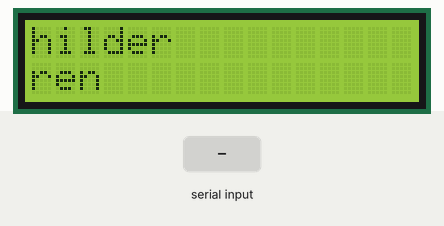
Simulated run of this sketch. Board: Arduino Uno, built with avr-gcc and run on an emulated ATmega328P. On the bench: 16×2 character LCD. The inputs (shaded band) are chosen by the test bench.

Above: at 1.2 s.
1.3 s: "1" received over Serial
At 9.85 s:
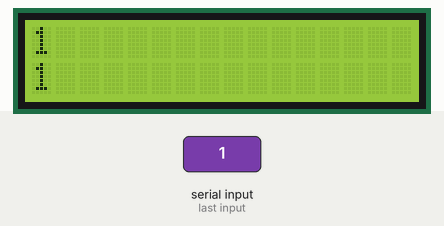
At 10.6 s:
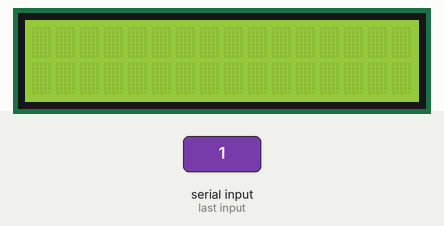

The sketch:

sketch.ino
```cpp
//Include the library code:
#include <LiquidCrystal.h>

//Initialize the library with the numbers of the interface pins
LiquidCrystal lcd(12, 11, 5, 4, 3, 2);

//Message on display; example: "Kunstschilder,schilderen"
String msg = "";
//Old text needs interupt for showing new text on Display
boolean needsInterupt = false;
//Biggest term length
int maxLength = 0;

char receivedMsg[100];
uint16_t bufferIndex;

void setup() {
  //Set up Serial library at 115200 bps
  Serial.begin(115200);

  //Set up the LCD's number of columns and rows:
  lcd.begin(16, 2);

  //Set terms with function
  setTerms("Kunstschilder", "Schilderen");
}

void loop() {
  /*bufferIndex = 0;
  while (Serial.available()) {
    receivedMsg[bufferIndex] = Serial.read();
    bufferIndex++;
  }*/
  //String stringMsg = str(receivedMsg);

  //Buffer is filled
  /*if (bufferIndex  != 0 ){
    //setTerms("Ik", "kom");
    String msg = Serial.readString();
    int commaIndex = stringMsg.indexOf(',');
    int msgLength = stringMsg.length();

    String beginTerm = stringMsg.substring(0, commaIndex);
    String endTerm = stringMsg.substring(commaIndex+1, msgLength);

    setTerms(beginTerm, endTerm);
    moveTerms();
  }*/

  //Buffer is filled
  //if (bufferIndex  != 0 ){
  if (Serial.available() > 0) {
      needsInterupt = true;

      resetDisplay();

      msg = Serial.readString();
      int commaIndex = msg.indexOf(',');
      int msgLength = msg.length();

      String beginTerm = msg.substring(0, commaIndex);
      String endTerm = msg.substring(commaIndex+1, msgLength);

      int beginLength = beginTerm.length();
      int endLength = endTerm.length();
      if(beginLength > endLength) {
        maxLength = beginLength;
      } else {
        maxLength = endLength;
      }

      setTerms(beginTerm, endTerm);

      needsInterupt = false;
   }

   //Shows current text
   if(!needsInterupt) moveTerms();
}

void resetDisplay() {
  lcd.clear();
  lcd.setCursor(0,0);
  msg = "";
}

void setTerms(String firstTerm, String secondTerm) {
  resetDisplay();

  //First row
  lcd.setCursor(1,0);
  //Print a message to the LCD.
  lcd.print(firstTerm);

  //Second row
  lcd.setCursor(1,1);
  //Print a message to the LCD.
  lcd.print(secondTerm);

  //lcd.scrollDisplayLeft();
}

void moveTerms(){

  // scroll 13 positions (string length) to the left
  // to move it offscreen left:
  for (int positionCounter = 0; positionCounter < 13; positionCounter++) {
    if(needsInterupt) break;

    // scroll one position left:
    lcd.scrollDisplayLeft();
    // wait a bit:
    delay(150);
  }

  // scroll 29 positions (string length + display length) to the right
  // to move it offscreen right:
  for (int positionCounter = 0; positionCounter < 29; positionCounter++) {
    if(needsInterupt) break;

    // scroll one position right:
    lcd.scrollDisplayRight();
    // wait a bit:
    delay(150);
  }

  // scroll 16 positions (display length + string length) to the left
  // to move it back to center:
  for (int positionCounter = 0; positionCounter < 16; positionCounter++) {
    if(needsInterupt) break;

    // scroll one position left:
    lcd.scrollDisplayLeft();
    // wait a bit:
    delay(150);
  }

}
```
